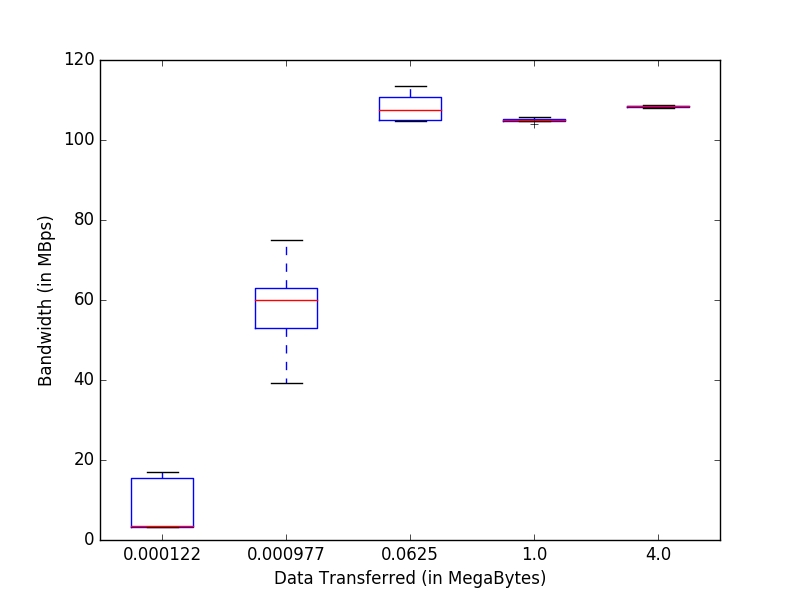

Here is the Python script that generated this plot:
import numpy as np
import matplotlib

matplotlib.use('Agg')
from matplotlib import pyplot as plt

ticks = [i+1 for i in range(5)]
bytes_transferred = [128, 1024, 65536, 1048576, 4194304]
xtick_names = [str(round(i/ (1024)**2, 6)) for i in bytes_transferred]

data = np.loadtxt('./data.txt').reshape((5,5))
print (data)

fig, ax = plt.subplots()
plt.boxplot(data)
plt.ylabel('Bandwidth (in MBps)')
plt.xlabel('Data Transferred (in MegaBytes)')
plt.xticks(ticks, xtick_names)
ax.set_ylim(0, 120)
plt.savefig('./plot.png')
